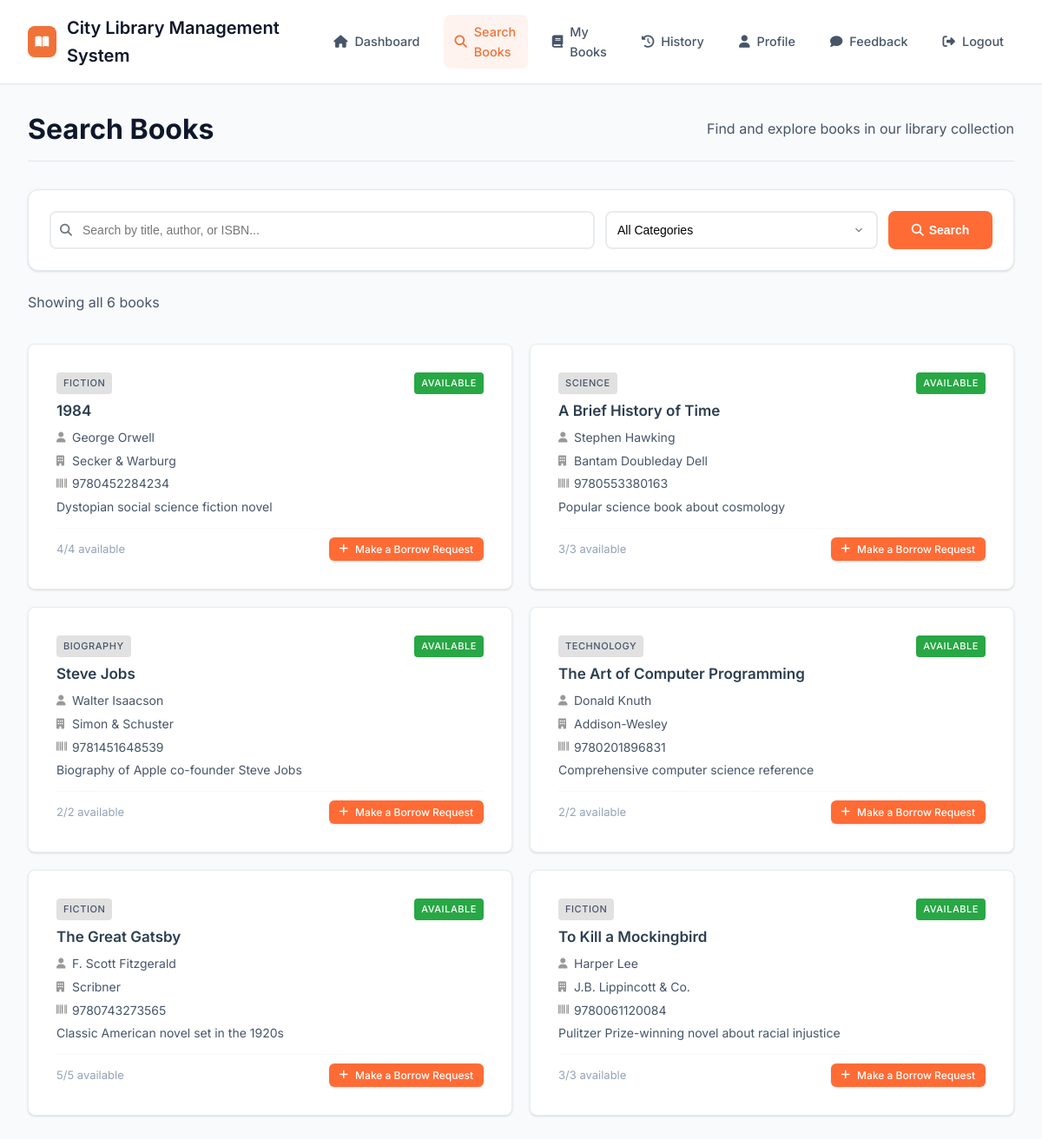
Screenshot of /student/search-books.php (signed in) with the database file from the repository.
### tables this page shows
CREATE TABLE system_settings (
    setting_id INT PRIMARY KEY AUTO_INCREMENT,
    setting_key VARCHAR(100) UNIQUE NOT NULL,
    setting_value TEXT NOT NULL,
    description TEXT,
    created_at TIMESTAMP DEFAULT CURRENT_TIMESTAMP,
    updated_at TIMESTAMP DEFAULT CURRENT_TIMESTAMP ON UPDATE CURRENT_TIMESTAMP
);

CREATE TABLE books (
    book_id INT PRIMARY KEY AUTO_INCREMENT,
    title VARCHAR(200) NOT NULL,
    author VARCHAR(100) NOT NULL,
    publisher VARCHAR(100),
    category VARCHAR(100) NOT NULL,
    isbn VARCHAR(20) UNIQUE,
    quantity INT NOT NULL DEFAULT 1,
    available_quantity INT NOT NULL DEFAULT 1,
    price DECIMAL(10,2),
    description TEXT,
    added_date DATE,
    created_at TIMESTAMP DEFAULT CURRENT_TIMESTAMP,
    updated_at TIMESTAMP DEFAULT CURRENT_TIMESTAMP ON UPDATE CURRENT_TIMESTAMP
);

### includes/functions.php (called while the page is built, shortened)
<?php
function getSetting($key, $default = '') {
    try {
        $pdo = getDB();
        $stmt = $pdo->prepare("SELECT setting_value FROM system_settings WHERE setting_key = ?");
        $stmt->execute([$key]);
        $result = $stmt->fetch(PDO::FETCH_ASSOC);
        return $result ? $result['setting_value'] : $default;
    } catch (Exception $e) {
        error_log("getSetting error for key '$key': " . $e->getMessage());
        return $default;
    }
}
function searchBooks($query = '', $category = '', $availability = '', $limit = 12, $offset = 0) {
    try {
        $db = getDB();
        $sql = "SELECT b.*,
                GREATEST(0, b.quantity - COALESCE(issued.issued_count, 0)) as available_quantity,
                COALESCE(issued.issued_count, 0) as issued_count
                FROM books b
                LEFT JOIN (
                    SELECT book_id, COUNT(*) as issued_count
                    FROM issued_books
                    WHERE status = 'issued'
                    GROUP BY book_id
                ) issued ON b.book_id = issued.book_id
                WHERE 1=1";
        $params = [];
        $sql .= " ORDER BY b.title ASC LIMIT :limit OFFSET :offset";
        $params['limit'] = $limit;
        $params['offset'] = $offset;
        $stmt = $db->prepare($sql);
        foreach ($params as $key => $value) {
            if (in_array($key, ['limit', 'offset'])) {
                $stmt->bindValue(":$key", $value, PDO::PARAM_INT);
            } else {
                $stmt->bindValue(":$key", $value);
            }
        }
        $stmt->execute();
        return $stmt->fetchAll();
    } catch (Exception $e) {
        error_log("Search books error: " . $e->getMessage());
        return [];
    }
}
function getSearchBooksCount($query = '', $category = '', $availability = '') {
    try {
        $db = getDB();
        $sql = "SELECT COUNT(*) as total
                FROM books b
                LEFT JOIN (
                    SELECT book_id, COUNT(*) as issued_count
                    FROM issued_books
                    WHERE status = 'issued'
                    GROUP BY book_id
                ) issued ON b.book_id = issued.book_id
                WHERE 1=1";
        $params = [];
        $stmt = $db->prepare($sql);
        $stmt->execute();
        $result = $stmt->fetch();
        return $result['total'] ?? 0;
    } catch (Exception $e) {
        error_log("Count search books error: " . $e->getMessage());
        return 0;
    }
}
?>

### student/search-books.php (the view, shortened to what this page needs)
<?php
require_once '../includes/functions.php';
$search = $_GET['search'] ?? '';
$category = $_GET['category'] ?? '';
$page = max(1, intval($_GET['page'] ?? 1));
$limit = 12;
$offset = ($page - 1) * $limit;
$books = searchBooks($search, $category, '', $limit, $offset);
$totalBooks = getSearchBooksCount($search, $category, '');
?>
<!DOCTYPE html>
<html lang="en">
<head>
    <link rel="stylesheet" href="../assets/css/style.css">
    <link rel="stylesheet" href="https://cdnjs.cloudflare.com/ajax/libs/font-awesome/6.4.0/css/all.min.css">
</head>
<body>
    <div class="dashboard-container">
        <nav class="navbar">
            <div class="navbar-content">
                <a href="dashboard.php" class="navbar-brand">
                    <div class="logo">
                        <i class="fas fa-book-open"></i>
                    </div>
                    <?php echo htmlspecialchars(getSetting('library_name', 'Library MS')); ?>
                </a>
                <ul class="navbar-nav">
                    <li><a href="dashboard.php" class="nav-link"><i class="fas fa-home"></i> Dashboard</a></li>
                    <li><a href="search-books.php" class="nav-link active"><i class="fas fa-search"></i> Search Books</a></li>
                    <li><a href="my-books.php" class="nav-link"><i class="fas fa-book"></i> My Books</a></li>
                    <li><a href="history.php" class="nav-link"><i class="fas fa-history"></i> History</a></li>
                    <li><a href="profile.php" class="nav-link"><i class="fas fa-user"></i> Profile</a></li>
                    <li><a href="feedback.php" class="nav-link"><i class="fas fa-comment"></i> Feedback</a></li>
                    <li><a href="../includes/logout.php" class="nav-link"><i class="fas fa-sign-out-alt"></i> Logout</a></li>
                </ul>
            </div>
        </nav>
        <main class="main-content">
            <div class="page-header">
                <h1 class="page-title">Search Books</h1>
                <p class="page-subtitle">Find and explore books in our library collection</p>
            </div>
            <div class="card mb-4">
                <div class="card-body">
                    <form method="GET" action="search-books.php" class="search-form">
                        <div class="search-row">
                            <div class="search-input-container">
                                <i class="fas fa-search search-icon"></i>
                                <input
                                    type="text"
                                    name="search"
                                    class="search-input"
                                    placeholder="Search by title, author, or ISBN..."
                                    value="<?php echo htmlspecialchars($search); ?>"
                                >
                            </div>
                            <div class="category-select-container">
                                <select name="category" class="category-select">
                                    <option value="">All Categories</option>
                                </select>
                            </div>
                            <div class="search-button-container">
                                <button type="submit" class="search-btn">
                                    <i class="fas fa-search"></i> Search
                                </button>
                            </div>
                        </div>
                    </form>
                </div>
            </div>
            <div class="d-flex justify-content-between align-items-center mb-4">
                <p class="text-secondary mb-0">
                    <?php if ($search || $category): ?>
                        Found <?php echo $totalBooks; ?> books
                        <?php if ($search): ?>
                            for "<?php echo htmlspecialchars($search); ?>"
                        <?php endif; ?>
                        <?php if ($category): ?>
                            in "<?php echo htmlspecialchars($category); ?>"
                        <?php endif; ?>
                    <?php else: ?>
                        Showing all <?php echo $totalBooks; ?> books
                    <?php endif; ?>
                </p>
            </div>
            <?php if (empty($books)): ?>
                <div class="card">
                    <div class="card-body text-center py-5">
                        <i class="fas fa-book-open text-muted mb-3" style="font-size: 3rem;"></i>
                        <h3 class="text-muted">No books found</h3>
                        <p class="text-secondary">Try adjusting your search criteria or browse all books.</p>
                        <a href="search-books.php" class="btn btn-primary">Browse All Books</a>
                    </div>
                </div>
            <?php else: ?>
                <div class="row">
                    <?php foreach ($books as $book): ?>
                        <div class="col-lg-4 col-md-6 col-12">
                            <div class="card book-card">
                                <div class="card-body">
                                    <div class="d-flex justify-content-between align-items-start">
                                        <span class="badge badge-primary"><?php echo htmlspecialchars($book['category']); ?></span>
                                        <?php if ($book['available_quantity'] > 0): ?>
                                            <span class="badge badge-success">Available</span>
                                        <?php else: ?>
                                            <span class="badge badge-danger">Not Available</span>
                                        <?php endif; ?>
                                    </div>
                                    <h5 class="card-title"><?php echo htmlspecialchars($book['title']); ?></h5>
                                    <p class="text-secondary">
                                        <i class="fas fa-user"></i> <?php echo htmlspecialchars($book['author']); ?>
                                    </p>
                                    <?php if (!empty($book['publisher'])): ?>
                                        <p class="text-secondary">
                                            <i class="fas fa-building"></i> <?php echo htmlspecialchars($book['publisher']); ?>
                                        </p>
                                    <?php endif; ?>
                                    <?php if (!empty($book['isbn'])): ?>
                                        <p class="text-secondary">
                                            <i class="fas fa-barcode"></i> <?php echo htmlspecialchars($book['isbn']); ?>
                                        </p>
                                    <?php endif; ?>
                                    <?php if (!empty($book['description'])): ?>
                                        <p class="text-secondary">
                                            <?php echo substr(htmlspecialchars($book['description']), 0, 100); ?>
                                        </p>
                                    <?php endif; ?>
                                    <div class="d-flex justify-content-between align-items-center">
                                        <small class="text-muted">
                                            <?php echo $book['available_quantity']; ?>/<?php echo $book['quantity']; ?> available
                                        </small>
                                        <?php if ($book['available_quantity'] > 0): ?>
                                            <button class="btn btn-primary btn-sm" style="padding: 0.375rem 0.75rem;" onclick="requestBook(<?php echo $book['book_id']; ?>)">
                                                <i class="fas fa-plus"></i> Make a Borrow Request
                                            </button>
                                        <?php else: ?>
                                            <button class="btn btn-secondary btn-sm" disabled>
                                                <i class="fas fa-clock"></i> Wait for Stock
                                            </button>
                                        <?php endif; ?>
                                    </div>
                                </div>
                            </div>
                        </div>
                    <?php endforeach; ?>
                </div>
            <?php endif; ?>
        </main>
    </div>
</body>
</html>

### student/search-books.php (style rules this page uses)
.btn-primary { background: var(--primary-color); color: #fff; }
.search-form { width: 100%; }
.search-row { display: flex; align-items: center; gap: 12px; width: 100%; }
.search-input-container { flex: 2; position: relative; min-width: 200px; }
.search-input-container .search-icon { position: absolute; left: 12px; top: 50%; transform: translateY(-50%); color: #6c757d; font-size: 14px; z-index: 2; }
.search-input { width: 100%; height: 44px; padding: 10px 12px 10px 36px; border: 2px solid #e9ecef; border-radius: 8px; font-size: 14px; background: #fff; transition: all 0.3s ease; box-sizing: border-box; }
.category-select-container { flex: 1; min-width: 150px; }
.category-select { width: 100%; height: 44px; padding: 10px 12px; border: 2px solid #e9ecef; border-radius: 8px; font-size: 14px; background: #fff; cursor: pointer; transition: all 0.3s ease; box-sizing: border-box; appearance: none; background-position: right 12px center; background-repeat: no-repeat; background-size: 16px; padding-right: 40px; }
.search-button-container { flex-shrink: 0; }
.search-btn { height: 44px; padding: 10px 20px; background: #ff6b35; color: white; border: 2px solid #ff6b35; border-radius: 8px; font-size: 14px; font-weight: 600; cursor: pointer; transition: all 0.3s ease; display: flex; align-items: center; gap: 6px; white-space: nowrap; box-sizing: border-box; }
.book-card { height: 100%; transition: var(--transition); margin-bottom: 30px; border: 1px solid #e9ecef; border-radius: 8px; overflow: hidden; }
.book-card .card-body { padding: 16px; display: flex; flex-direction: column; height: 100%; }
.book-card .d-flex.justify-content-between.align-items-start { margin-bottom: 8px; }
.book-card .badge { font-size: 11px; padding: 4px 8px; border-radius: 4px; font-weight: 500; }
.book-card .badge-primary { background-color: #E1E1E1; color: var(--text-secondary); text-transform: uppercase; }
.book-card .badge-success { background-color: #28a745; color: white; }
.book-card .card-title { font-size: 17px; font-weight: 600; margin: 0 0 10px 0; line-height: 1.3; color: #2c3e50; }
.book-card .text-secondary { font-size: 14px; margin-bottom: 7px; color: #6c757d; display: flex; align-items: center; gap: 6px; line-height: 1.4; }
.book-card .text-secondary i { width: 12px; font-size: 12px; color: #999; }
.book-card .text-secondary:last-of-type { margin-bottom: 14px; }
.book-card .d-flex.justify-content-between.align-items-center { margin-top: auto; padding-top: 10px; border-top: 1px solid #f8f9fa; }
.book-card .text-muted { font-size: 13px; color: #999; }
.book-card .btn { border-radius: 6px; padding: 6px 12px; font-size: 12px; font-weight: 500; border: none; transition: all 0.2s ease; }
.book-card .btn-primary { background-color: #ff6b35; color: white; }
.row { margin-left: -10px; margin-right: -10px; }
.row > [class*="col-"] { padding: 10px; margin-bottom: 0; }
.card { margin-bottom: 0; }

### rows the page displays
system_settings: setting_value "City Library Management System"
books: category "FICTION", title "1984", author "George Orwell", publisher "Secker & Warburg", isbn "9780452284234", description "Dystopian social science fiction novel", available_quantity "4", quantity "4"
books: category "SCIENCE", title "A Brief History of Time", author "Stephen Hawking", publisher "Bantam Doubleday Dell", isbn "9780553380163", description "Popular science book about cosmology", available_quantity "3", quantity "3"
books: category "BIOGRAPHY", title "Steve Jobs", author "Walter Isaacson", publisher "Simon & Schuster", isbn "9781451648539", description "Biography of Apple co-founder Steve Jobs", available_quantity "2", quantity "2"
books: category "TECHNOLOGY", title "The Art of Computer Programming", author "Donald Knuth", publisher "Addison-Wesley", isbn "9780201896831", description "Comprehensive computer science reference", available_quantity "2", quantity "2"
books: category "FICTION", title "The Great Gatsby", author "F. Scott Fitzgerald", publisher "Scribner", isbn "9780743273565", description "Classic American novel set in the 1920s", available_quantity "5", quantity "5"
books: category "FICTION", title "To Kill a Mockingbird", author "Harper Lee", publisher "J.B. Lippincott & Co.", isbn "9780061120084", description "Pulitzer Prize-winning novel about racial injustice", available_quantity "3", quantity "3"

### other values shown
$totalBooks "6"
